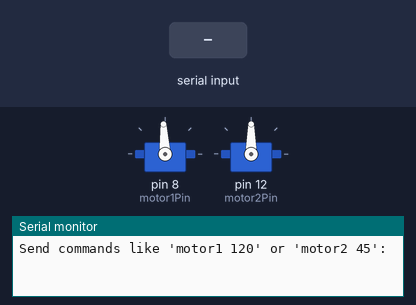
Recording of a sketch running on a simulated Arduino Uno, built with avr-gcc and run on an emulated ATmega328P. Shown: 2 × servo, the last lines printed to the serial monitor. Inputs (shaded band) come from the test bench.

Above: at 1.2 s.
1.3 s: "motor1 1\n" received over Serial
At 1.55 s:
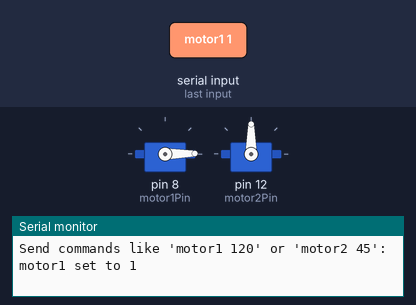
3.3 s: "motor1 150\n" received over Serial
At 3.56 s:
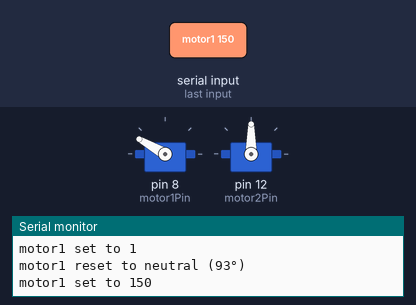
5.3 s: "motor2 1\n" received over Serial
At 6.2 s:
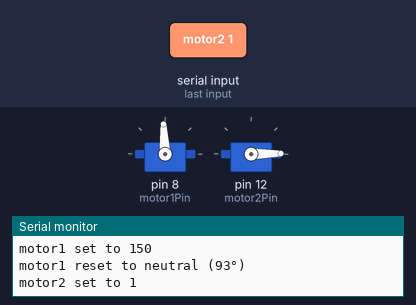
6.8 s: "motor2 150\n" received over Serial
At 7.5 s:
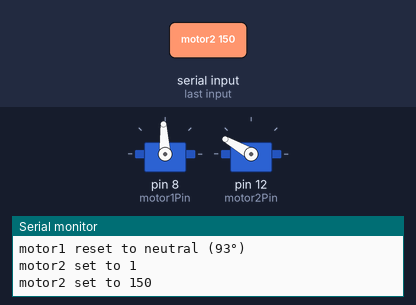
8.3 s: "motor1 1\n" received over Serial
At 8.55 s:
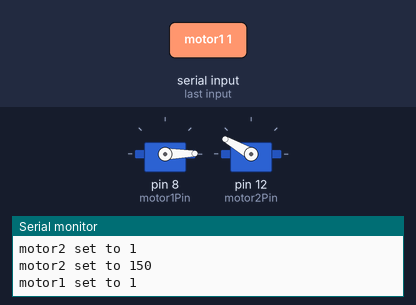
10.3 s: "motor1 150\n" received over Serial
At 10.56 s:
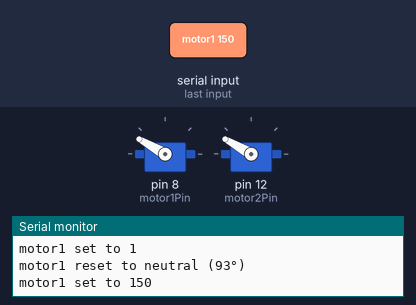
Timing chart, 0 to 13.3 s (numbered marks = the images above; inputs shaded):
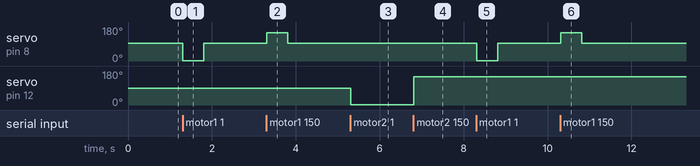

The sketch:

gripper_code.ino
```cpp
#include <Servo.h>

Servo motor1;  // continuous rotation
Servo motor2;  // positional

int motor1Pin = 8;
int motor2Pin = 12;

int defaultAngle1 = 93;  // neutral angle for continuous servo
unsigned long lastCommandTime = 0;
bool motor1WasMoved = false;

void setup() {
  Serial.begin(9600);  // Start serial over USB

  motor1.attach(motor1Pin);
  motor2.attach(motor2Pin);

  motor1.write(defaultAngle1);  // set motor1 to neutral

  Serial.println("Send commands like 'motor1 120' or 'motor2 45':");
}

void loop() {
  String input = "";

  if (Serial.available()) {
    input = Serial.readStringUntil('\n');
    input.trim();

    if (input.length() == 0) return;

    int spaceIndex = input.indexOf(' ');
    if (spaceIndex == -1) {
      Serial.println("Invalid format. Use: motor1 120");
      return;
    }

    String motor = input.substring(0, spaceIndex);
    int angle = input.substring(spaceIndex + 1).toInt();

    if (motor == "motor1") {
      motor1.write(angle);
      Serial.println("motor1 set to " + String(angle));
      lastCommandTime = millis();
      motor1WasMoved = true;
    } else if (motor == "motor2") {
      if (angle >= 0 && angle <= 180) {
        motor2.write(angle);
        Serial.println("motor2 set to " + String(angle));
      } else {
        Serial.println("Angle must be 0 to 180");
      }
    } else {
      Serial.println("Unknown motor. Use motor1 or motor2.");
    }
  }

  // Reset motor1 to neutral after 0.5 seconds
  if (motor1WasMoved && millis() - lastCommandTime >= 500) {
    motor1.write(defaultAngle1);
    Serial.println("motor1 reset to neutral (93°)");
    motor1WasMoved = false;
  }
}
```

Measured:
- after the input at 1.3 s, servo on pin 8 (motor1Pin): 93° → 1° at once, → 93° 0.50 s later
- after the input at 3.3 s, servo on pin 8 (motor1Pin): 93° → 150° at once, → 93° 0.50 s later
- after the input at 5.3 s, servo on pin 12 (motor2Pin): 90° → 1° at once
- after the input at 6.8 s, servo on pin 12 (motor2Pin): 1° → 150° at once
- after the input at 8.3 s, servo on pin 8 (motor1Pin): 93° → 1° at once, → 93° 0.50 s later
- after the input at 10.3 s, servo on pin 8 (motor1Pin): 93° → 150° at once, → 93° 0.50 s later
